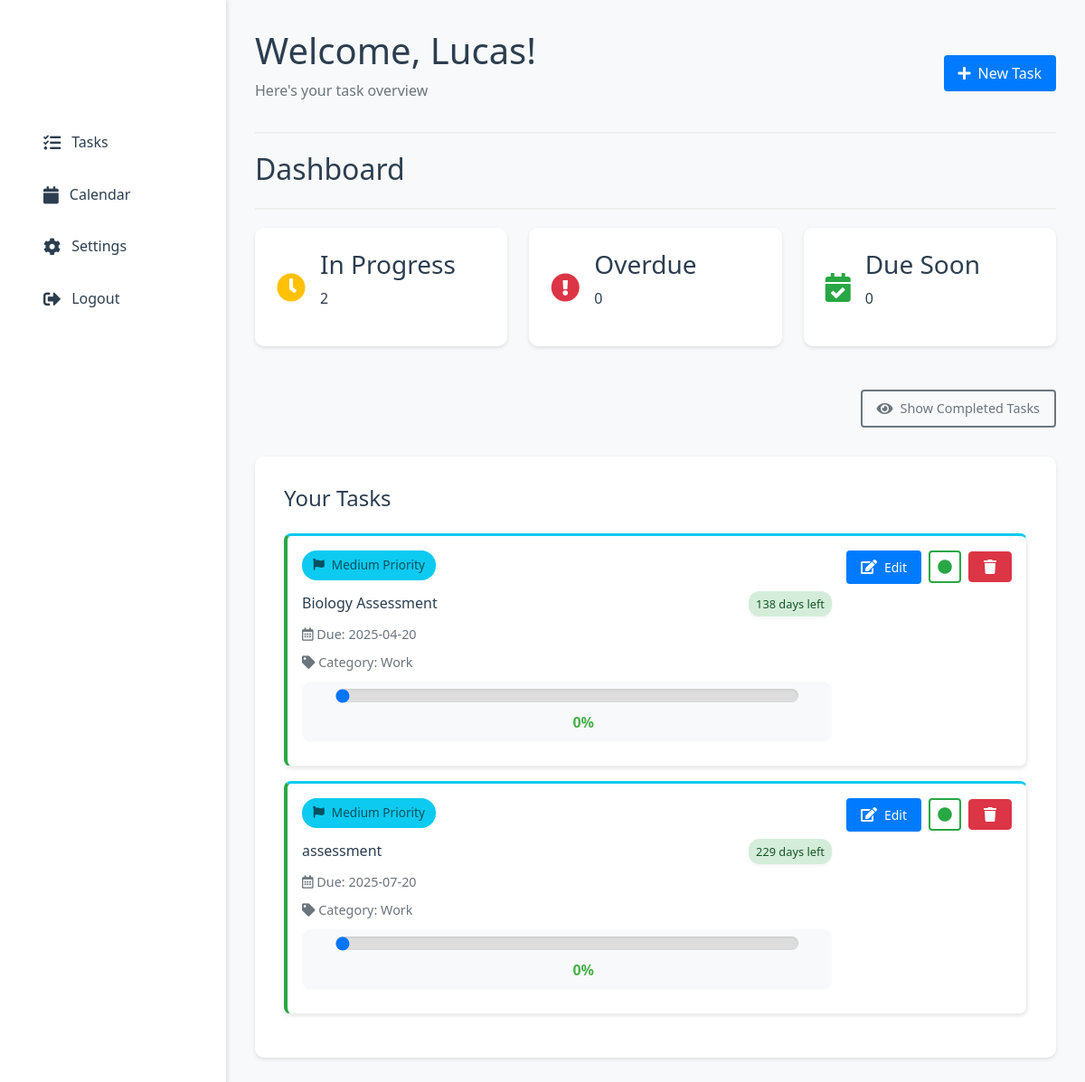
/dashboard (signed in), run on an earlier commit of the app's database.
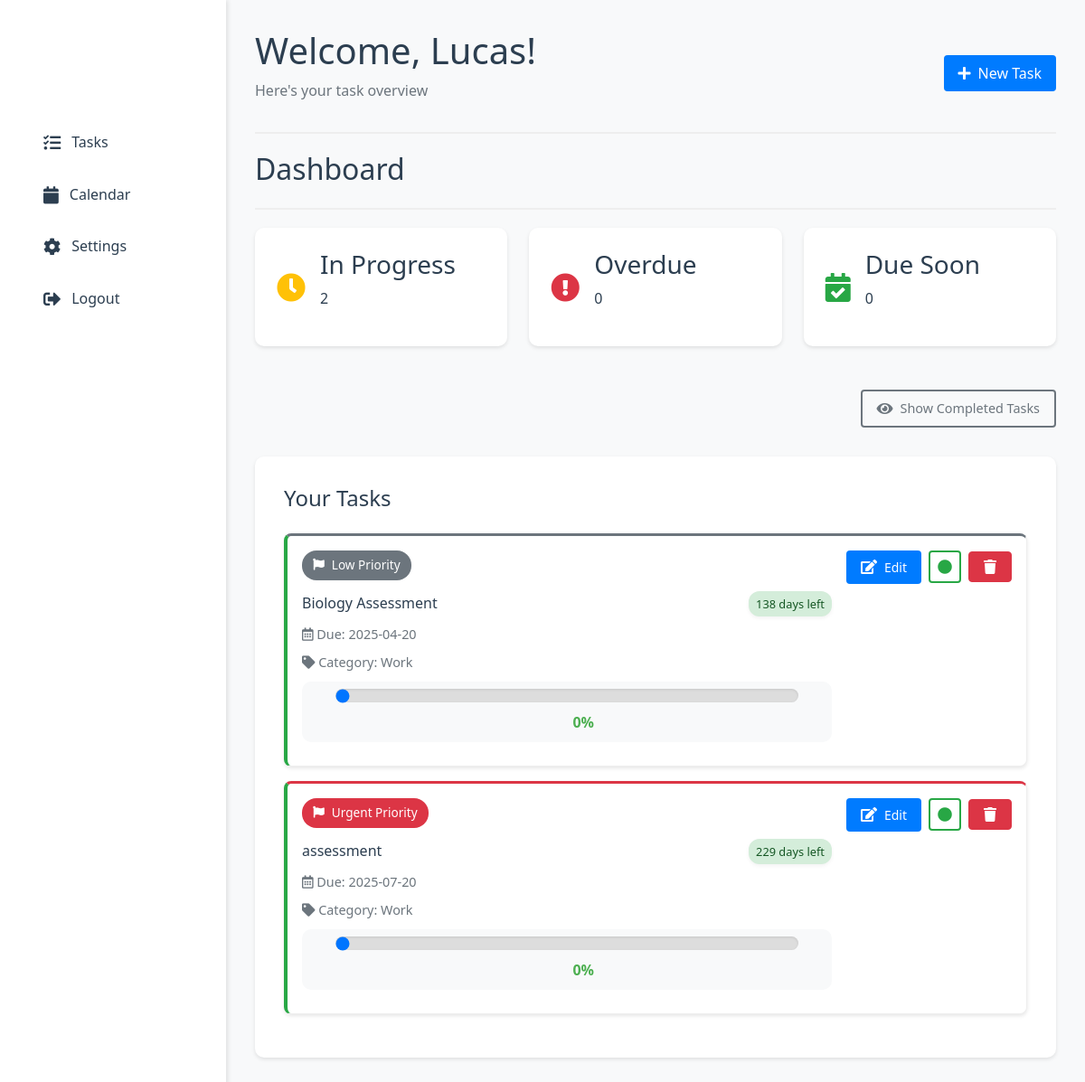
And on a later commit of the database.
### tables this page shows
CREATE TABLE todos (
                id INTEGER PRIMARY KEY AUTOINCREMENT,
                user_id INTEGER NOT NULL,
                task TEXT NOT NULL,
                due_date TEXT NOT NULL,
                done BOOLEAN NOT NULL DEFAULT 0, category_id INTEGER 
            REFERENCES categories(id), category TEXT DEFAULT 'General', notes TEXT DEFAULT '', custom_color TEXT DEFAULT NULL, importance TEXT DEFAULT 'medium', progress INTEGER DEFAULT 0,
                FOREIGN KEY (user_id) REFERENCES users (id)
            );

### app.py (the view, shortened to what this page needs)
@app.route("/dashboard", methods=["GET", "POST"])
@app.route("/dashboard/<show_completed>")
def dashboard(show_completed=None):
    if 'user_id' not in session:
        flash("Please login first!", "error")
        return redirect(url_for("login"))
    conn = sqlite3.connect(DB_PATH)
    cursor = conn.cursor()
    if show_completed:
        cursor.execute("""
            SELECT id, task, due_date, category, notes, importance, progress, done
            FROM todos
            WHERE user_id = ?
            ORDER BY done ASC, date(due_date) ASC
        """, (session['user_id'],))
    else:
        cursor.execute("""
            SELECT id, task, due_date, category, notes, importance, progress, done
            FROM todos
            WHERE user_id = ? AND done = 0
            ORDER BY date(due_date) ASC
        """, (session['user_id'],))
    todos = cursor.fetchall()
    conn.close()
    todo_list = []
    for todo in todos:
        due_date = datetime.fromisoformat(todo[2])
        time_left = due_date.date() - date.today()
        days_left = time_left.days
        color = colour(days_left)
        if days_left < 0:
            due_text = f"{abs(days_left)} days overdue"
        elif days_left == 0:
            due_text = "Due today"
        elif days_left == 1:
            due_text = "Due tomorrow"
        else:
            due_text = f"{days_left} days left"
        todo_list.append({
            "id": todo[0],
            "task": todo[1],
            "due_date": due_date.strftime("%Y-%m-%d"),
            "category": todo[3],
            "notes": todo[4],
            "importance": todo[5],
            "progress": todo[6],  # Added progress
            "color": color,
            "due_text": due_text,
            "done": todo[7],  # Add the done status
        })
    return render_template("dashboard.html",
                         todo_list=todo_list,
                         show_completed=bool(show_completed))

### app.py (called while the page is built)
def colour(days_left):
    if days_left < 0:
        return "red"  # Overdue
    elif days_left == 0:
        return "yellow"  # Due today
    elif days_left == 1:
        return "yellow"  # Due tomorrow
    elif days_left <= 7:
        return "yellow"  # Due soon
    else:
        return "on-time"  # On time

### templates/dashboard.html (shortened to what this page needs)
<!DOCTYPE html>
<html lang="en">
<head>
    <link rel="stylesheet" href="{{ url_for('static', filename='css/style.css') }}">
    <link rel="stylesheet" href="https://cdnjs.cloudflare.com/ajax/libs/font-awesome/5.15.4/css/all.min.css">
</head>
<body class="dashboard-body">
    <div class="dashboard-container">
        <aside class="sidebar">
            <div class="sidebar-header">
                <h2 class="logo">TaskMaster Pro</h2>
            </div>
            <nav class="sidebar-nav">
                <a href="{{ url_for('dashboard') }}" class="nav-item {% if active_page == 'tasks' %}active{% endif %}">
                    <i class="fas fa-tasks"></i> Tasks
                </a>
                <a href="{{ url_for('calendar_view') }}" class="nav-item {% if active_page == 'calendar' %}active{% endif %}">
                    <i class="fas fa-calendar"></i> Calendar
                </a>
                <a href="{{ url_for('settings') }}" class="nav-item {% if active_page == 'settings' %}active{% endif %}">
                    <i class="fas fa-cog"></i> Settings
                </a>
                <a href="{{ url_for('logout') }}" class="nav-item">
                    <i class="fas fa-sign-out-alt"></i> Logout
                </a>
            </nav>
        </aside>
        <main class="main-content">
            <header class="dashboard-header">
                <div>
                    <h1>Welcome, {{ session['username'] }}!</h1>
                    <p class="text-muted">Here's your task overview</p>
                </div>
                <div class="header-actions">
                    <button class="btn btn-primary" onclick="document.getElementById('addTaskModal').style.display='block'">
                        <i class="fas fa-plus"></i> New Task
                    </button>
                </div>
            </header>
            <div class="dashboard-header">
                <h2>Dashboard</h2>
            </div>
            <div class="task-summary">
                <div class="summary-card">
                    <i class="fas fa-clock text-warning"></i>
                    <div class="summary-info">
                        <h3>In Progress</h3>
                        <p>{{ todo_list|length }}</p>
                    </div>
                </div>
                <div class="summary-card">
                    <i class="fas fa-exclamation-circle text-danger"></i>
                    <div class="summary-info">
                        <h3>Overdue</h3>
                        <p>{{ todo_list|selectattr('color', 'equalto', 'red')|list|length }}</p>
                    </div>
                </div>
                <div class="summary-card">
                    <i class="fas fa-calendar-check text-success"></i>
                    <div class="summary-info">
                        <h3>Due Soon</h3>
                        <p>{{ todo_list|selectattr('color', 'equalto', 'yellow')|list|length }}</p>
                    </div>
                </div>
            </div>
            <div class="dashboard-actions">
                <button class="btn btn-outline-secondary toggle-completed-btn">
                    <i class="fas fa-eye"></i>
                    <span class="toggle-text">Show Completed Tasks</span>
                </button>
            </div>
            <div class="task-list">
                <h2>Your Tasks</h2>
                {% if todo_list %}
                    {% for todo in todo_list %}
                    <div class="task-card status-{{ todo.color }} {% if todo.done %}task-completed{% endif %}">
                        <div class="task-content">
                            <div class="task-priority">
                                <span class="importance-badge {{ todo.importance }}">
                                    <i class="fas fa-flag"></i> {{ todo.importance|title }} Priority
                                </span>
                            </div>
                            <div class="task-header">
                                <h3>{{ todo.task }}</h3>
                                <span class="due-badge {{ todo.color }}">{{ todo.due_text }}</span>
                            </div>
                            <p><i class="far fa-calendar-alt"></i> Due: {{ todo.due_date }}</p>
                            <p><i class="fas fa-tag"></i> Category: {{ todo.category }}</p>
                            <div class="progress-bar">
                                <input type="range" min="0" max="100" value="{{ todo.progress }}"
                                       class="progress-slider" data-task-id="{{ todo.id }}">
                                <span class="progress-value">{{ todo.progress }}%</span>
                            </div>
                        </div>
                        <div class="task-actions">
                            <a href="{{ url_for('edit_task', task_id=todo.id) }}" class="btn btn-sm btn-primary">
                                <i class="fas fa-edit"></i> Edit
                            </a>
                            <button class="btn btn-sm toggle-complete-btn {% if todo.done %}btn-success active{% else %}btn-outline-success{% endif %}"
                                    data-task-id="{{ todo.id }}">
                                <i class="fas {% if todo.done %}fa-check-circle{% else %}fa-circle{% endif %}"></i>
                            </button>
                            <a href="{{ url_for('delete_task', task_id=todo.id) }}" class="btn btn-danger btn-sm">
                                <i class="fas fa-trash"></i>
                            </a>
                        </div>
                    </div>
                    {% endfor %}
                {% else %}
                    <div class="empty-state">
                        <i class="fas fa-clipboard-list"></i>
                        <p>No tasks yet. Add your first task to get started!</p>
                    </div>
                {% endif %}
            </div>
        </main>
    </div>
</body>
</html>

### templates/dashboard.html (style rules this page uses)
.dashboard-header { display: flex; justify-content: space-between; align-items: center; margin-bottom: 20px; }
.btn { padding: 8px 16px; text-decoration: none; border-radius: 4px; display: inline-flex; align-items: center; gap: 0.5rem; }
.btn-primary { background-color: #007bff; color: white; }
.btn-danger { background-color: #dc3545; color: white; }
.btn i { font-size: 1rem; }
.task-header { display: flex; justify-content: space-between; align-items: center; margin-bottom: 0.5rem; }
.due-badge { font-size: 0.8rem; padding: 0.25rem 0.5rem; border-radius: 12px; font-weight: 500; }
.due-badge.on-time { background-color: #d4edda; color: #155724; }
.task-card { display: flex; justify-content: space-between; align-items: flex-start; padding: 1rem; margin-bottom: 1rem; background: white; border-radius: 8px; box-shadow: 0 2px 4px rgba(0,0,0,0.1); }
.task-content { flex-grow: 1; margin-right: 1rem; }
.importance-badge { font-size: 0.8rem; padding: 0.25rem 0.5rem; border-radius: 12px; font-weight: 500; }
.importance-badge.low { background-color: #e2e3e5; color: #383d41; }
.importance-badge.urgent { background-color: #f8d7da; color: #721c24; }
.task-priority { margin-bottom: 0.75rem; }
.importance-badge { display: inline-flex; align-items: center; gap: 0.5rem; padding: 0.35rem 0.75rem; border-radius: 16px; font-weight: 500; font-size: 0.85rem; }
.importance-badge i { font-size: 0.8rem; }
.importance-badge.urgent { background-color: #dc3545; color: white; }
.importance-badge.low { background-color: #6c757d; color: white; }
.task-card { border-top: 3px solid transparent; }
.task-card:has(.importance-badge.urgent) { border-top-color: #dc3545; }
.task-card:has(.importance-badge.low) { border-top-color: #6c757d; }

What changed in the data, as far as the page shows it:
changed todos "Biology Assessment": importance "Medium" → "Low"
changed todos "assessment": importance "Medium" → "Urgent"
